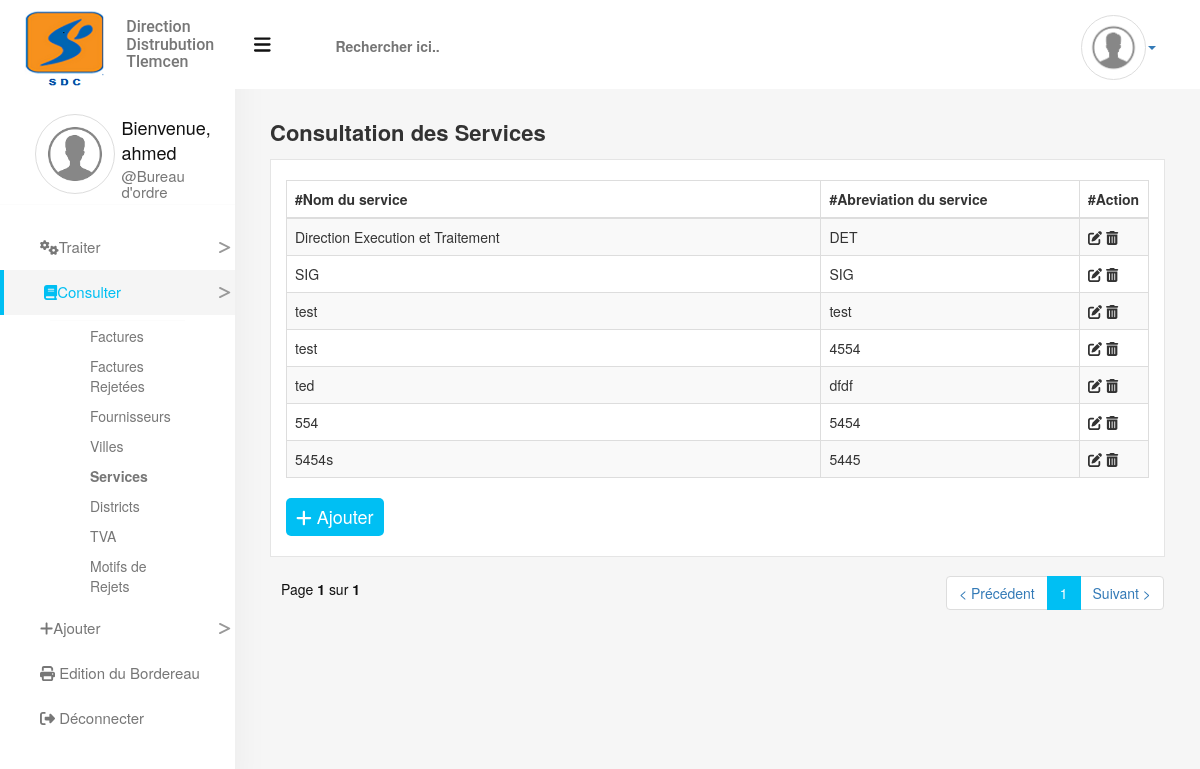
/service_consulting (signed in), run on the app's committed database.
### billingManager/models.py (models this page shows, shortened)
class Service(models.Model):
    service_id = models.AutoField(primary_key=True)
    service_name = models.CharField(max_length=50, verbose_name="Designation du service")
    service_abv = models.CharField(max_length=10, verbose_name='Abreviation du service')

### billingManager/views.py (the view)
# urls.py: path('service_consulting', views.view_service, name='service_consulting'),
def view_service(request):
    if request.user.groups.all()[0].id == 1:  # Vérifier que le User à le droit de creation
        services = Service.objects.all()
        paginator = Paginator(services, 15)  # Show 15 Service per page
        page = request.GET.get('page')
        service_list = paginator.get_page(page)
        return render(request, "serviceConsulting.html", {'object_list': service_list})
    else:
        return HttpResponseRedirect(request.META.get('HTTP_REFERER', '/'))

### billingManager/templates/serviceConsulting.html (shortened to what this page needs)
{% extends 'baseForm.html' %}
{% load static %}
{% load poll_extras %}
{% block the_form %}
{% load django_bootstrap_breadcrumbs %}
<div class="row">
    <div class="col-xs-6">
        <h2>Consultation des Services</h2>
    </div>
    <div class="col-xs-6">
    </div>
</div>
<div class="direct-content">
    {% if object_list.count != 0 %}
    <table class="table table-hover table-striped table-bordered" id="service-table">
      <thead>
        <tr>
          <th scope="col" width="62%">#Nom du service</th>
          <th scope="col" width="30%">#Abreviation du service</th>
          <th scope="col" width="8%">#Action</th>
        </tr>
      </thead>
      <tbody>
      {% include 'includes/partial_service_list.html' %}
      </tbody>
    </table>
    <a href="{% url "create_service" %}"><button class="submit-btn"><i class="fa fa-plus"></i> Ajouter</button></a>
    {% include "pagination.html" with page=object_list %}
    {% else %}
    <div class="alert alert-info" role="alert">
       Aucun service disponible !
    </div>
    <a href="{% url "create_service" %}"><button class="submit-btn"><i class="fa fa-plus"></i> Ajouter</button></a>
    {% endif %}
</div>
{% endblock %}

### billingManager/templates/baseForm.html (shortened to what this page needs)
{% load static %}
<!DOCTYPE html>
<html lang="en">
<head>
    <link rel='stylesheet prefetch' href='{% static "css/chosen.css" %}'>
    <link href="https://use.fontawesome.com/releases/v5.0.1/css/all.css" rel="stylesheet">
    <link rel="stylesheet" type="text/css" href="{% static "css/data-table.css" %}">
    <link rel="stylesheet" type="text/css" href="{% static "css/bootstrap.min.css" %}">
    <link href="{% static "css/base.css" %}" rel='stylesheet'>
</head>
<body>
{% load django_bootstrap_breadcrumbs %}
  <nav class="navbar navbar-inverse navbar-fixed-top" role="navigation">
    <div class="container-fluid">
      <div class="navbar-header">
        <div class="navbar-brand">
             <a href="#"><img src="{% static 'images/SDC.png' %}"></a>
             <div class="acronim pull-right">
                 <h2>Direction <br> Distrubution <br> Tlemcen</h2>
             </div>
        </div>
      </div>
      <div class="collapse navbar-collapse hidden-sm hidden-xs" id="ournavbar">
        <ul class="nav navbar-nav">
              <li class="search-field"><a class="#">
                  <i class="fa fa-bars"></i>
                  <i class="fa fa-search"></i>
                  <input type="text" placeholder="Rechercher ici.."/></a>
              </li>
        </ul>
      </div>
      <div class="logout pull-right">
          <li class="dropdown">
            <a href="#" class="dropdown-toggle" data-toggle="dropdown" role="button" aria-haspopup="true" aria-expanded="false"><img src="{% static "images/index.png" %}" alt="profile-image" class="img-responsive img-thumbnail"><span class="caret"></span></a>
          </li>
      </div>
   </div>
  </nav>
  <section class="dashboard">
    <div class="container-fluid">
    <div class="row">
      <div class="col-md-3" style="padding: 0 !important;">
          {% if request.user.groups.all.0.id == 1 %}
            {% include "aside-menu/bureau_ordre.html" %}
          {% elif request.user.groups.all.0.id == 2 %}
              {% include "aside-menu/service_traitant.html" %}
          {% elif request.user.groups.all.0.id == 3 %}
              {% include "aside-menu/service_finance.html" %}
          {% elif request.user.groups.all.0.id == 4 %}
              {% include "aside-menu/staff.html" %}
          {% endif %}
      </div>
      <div class="col-xs-12 col-md-9">
        <div class="content">
            {% block the_form %}
            {% endblock %}
        </div>
      </div>
    </div>
    </div>
  </section>
    </body>
</html>

### billingManager/templates/aside-menu/bureau_ordre.html (shortened to what this page needs)
{% load static %}
<aside>
  <div class="row text-center">
      <div class="col-xs-5 profile-image">
        <img src="{% static 'images/index.png' %}" alt="profile-image" class="img-responsive img-thumbnail">
      </div>
      <div class="col-xs-7">
        <div class="profile-information">
          <h2>Bienvenue,</h2>
          <h2>{{ user }}</h2>
          <h3>@Bureau d'ordre</h3>
        </div>
      </div>
      <div class="link col-xs-12">
        <ul class="list-unstyled">
            <li class="item item-dropdown"><i class="fa fa-cogs"></i>Traiter<i class="fa fa-less-than"></i></li>
                    <a href="{% url 'bill_consulting_opened' %}"><li {% url 'bill_consulting_opened' as url %}
                    {% if request.path == url%} class='sub-selected' {% endif %}>Facture en Cours</li></a>
            <li class="item item-dropdown"><i class="fa fa-book"></i>Consulter<i class="fa fa-less-than"></i></li>
            <li class="info">
                <ul class="list-unstyled">
                    <a href="{% url 'bill_consulting_closed' %}"><li {% url 'bill_consulting_closed' as url %}
                    {% if request.path == url%} class='sub-selected' {% endif %}>Factures</li></a>
                    <a href="{% url 'bill_consulting_rejected_BO' %}"><li {% url 'bill_consulting_rejected_BO' as url %}
                    {% if request.path == url%} class='sub-selected' {% endif %}>Factures Rejetées</li></a>
                    <a href="{% url 'provider_consulting' %}"><li {% url 'provider_consulting' as url %}
                    {% if request.path == url%} class='sub-selected' {% endif %}>Fournisseurs</li></a>
                    <a href="{% url 'town_consulting' %}"><li {% url 'town_consulting' as url %}
                    {% if request.path == url%} class='sub-selected' {% endif %}>Villes</li></a>
                    <a href="{% url 'service_consulting' %}"><li {% url 'service_consulting' as url %}
                    {% if request.path == url%} class='sub-selected' {% endif %}>Services</li></a>
                    <a href="{% url 'district_consulting' %}"><li {% url 'district_consulting' as url %}
                    {% if request.path == url%} class='sub-selected' {% endif %}>Districts</li></a>
                    <a href="{% url 'tva_consulting' %}"><li {% url 'tva_consulting' as url %}
                    {% if request.path == url%} class='sub-selected' {% endif %}>TVA</li></a>
                    <a href="{% url 'reasons_consulting' %}"><li {% url 'reasons_consulting' as url %}
                    {% if request.path == url%} class='sub-selected' {% endif %}>Motifs de Rejets</li></a>
                </ul>
            </li>
            <li class="item item-dropdown"><i class="fa fa-plus"></i>Ajouter<i class="fa fa-less-than"></i></li>
                    <a href="{% url 'create_bill' %}"><li {% url 'create_bill' as url %}
                    {% if request.path == url%} class='sub-selected' {% endif %}>Facture</li></a>
                    <a href="{% url 'create_provider' %}"><li {% url 'create_provider' as url %}
                    {% if request.path == url%} class='sub-selected' {% endif %}>Fournisseur</li></a>
                    <a href="{% url 'create_town' %}"><li {% url 'create_town' as url %}
                    {% if request.path == url%} class='sub-selected' {% endif %}>Ville</li></a>
                    <a href="{% url 'create_service' %}"><li {% url 'create_service' as url %}
                    {% if request.path == url%} class='sub-selected' {% endif %}>Service</li></a>
                    <a href="{% url 'create_district' %}"><li {% url 'create_district' as url %}
                    {% if request.path == url%} class='sub-selected' {% endif %}>District</li></a>
                    <a href="{% url 'create_tva' %}"><li {% url 'create_tva' as url %}
                    {% if request.path == url%} class='sub-selected' {% endif %}>TVA</li></a>
                    <a href="{% url 'create_r_r' %}"><li {% url 'create_r_r' as url %}
                    {% if request.path == url%} class='sub-selected' {% endif %}>Motifs de Rejets</li></a>
            <a href="{% url 'slip_edit' %}"><li  {% url 'slip_edit' as url %}
                    {% if request.path == url%} class='item selected' {% endif %} class="item"><i class="fa fa-print"></i> Edition du Bordereau</li></a>
            <a href="{% url 'logout' %}"><li class="item"><i class="fa fa-sign-out-alt"></i> Déconnecter</li></a>
        </ul>
      </div>
    </div>
</aside>

### billingManager/templates/includes/partial_service_list.html
{% for service in object_list %}
<tr>
    <td>
        {{ service.service_name }}
    </td>
    <td>
        {{ service.service_abv }}
    </td>
    <td>
        <button type="button" data-url="{% url 'service_update' pk=service.service_id %}" class="js-update-service"><i class="fa fa-edit"></i></button>
        <button data-url="{% url 'service_delete' pk=service.service_id %}" class="js-delete-service"><i class="fa fa-trash-alt"></i></button>
    </td>
</tr>
{% endfor%}

### billingManager/templates/pagination.html (shortened to what this page needs)
<div class="pagination-div">
    <div class="current pull-left">
        <span>Page <strong>{{ page.number  }}</strong> sur <strong>{{ page.paginator.num_pages }}</strong></span>
    </div>
    <ul class="pagination pull-right">
        <li class="page-item">
            {% if not page.has_previous %}
               <a href="#"  style="cursor: not-allowed">< Précédent</a>
            {% else %}
              <a href="?page={{ page.previous_page_number }}&{{ request.get_full_path }}">< Précédent</a>
            {% endif %}
        </li>
        {% for num in page.paginator.page_range %}
            {% if num == page.number %}
                    <li class="active"><a href="?page={{ num }}">{{ num }}</a></li>
            {% endif %}
        {% endfor %}
        <li class="page-item">
            {% if not page.has_next %}
                 <a href="#" style="cursor: not-allowed">Suivant ></a>
            {% else %}
                <a href="?page={{ page.next_page_number }}&{{ request.get_full_path }}">Suivant ></a>
            {% endif %}
        </li>
    </ul>
</div>

### data on the page
Service: service_name "Direction Execution et Traitement", service_abv "DET"
Service: service_name "SIG", service_abv "SIG"
Service: service_name "test", service_abv "test"
Service: service_name "test", service_abv "4554"
Service: service_name "ted", service_abv "dfdf"
Service: service_name "554", service_abv "5454"
Service: service_name "5454s", service_abv "5445"

### other printed values
{{ user }} "ahmed"
{{ page.number }} "1"
{{ page.paginator.num_pages }} "1"
{{ num }} "1"
